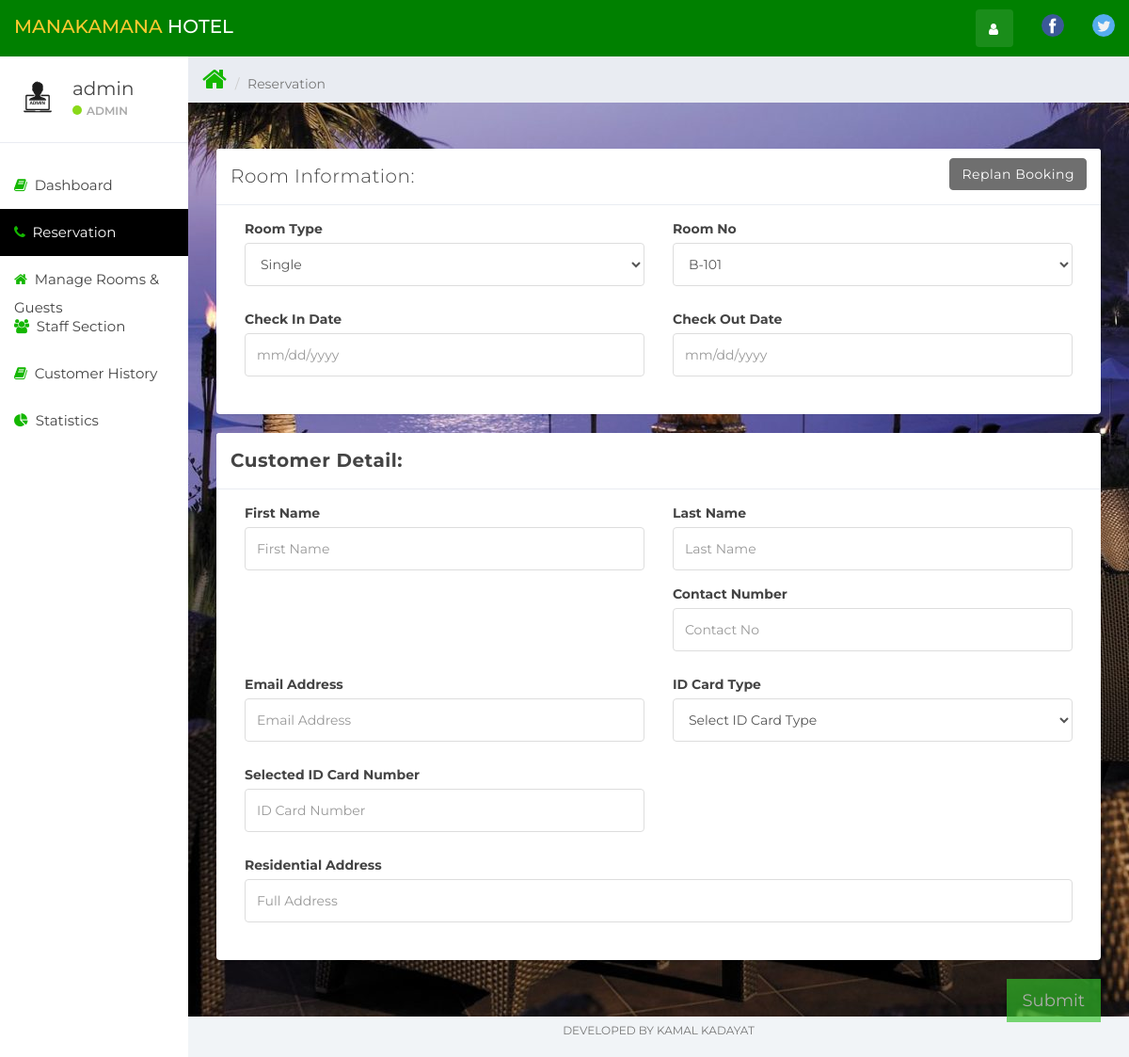
Page /index.php?reservation&room_id=5&room_type_id=1 (signed in) on the committed database.
### tables this page shows
CREATE TABLE `user` (
  `id` int(11) NOT NULL,
  `name` varchar(100) NOT NULL,
  `username` varchar(15) NOT NULL,
  `email` varchar(100) NOT NULL,
  `password` varchar(100) NOT NULL,
  `created_at` timestamp NOT NULL DEFAULT current_timestamp()
);

CREATE TABLE `room` (
  `room_id` int(10) NOT NULL,
  `room_type_id` int(10) NOT NULL,
  `room_no` varchar(10) NOT NULL,
  `status` tinyint(1) DEFAULT NULL,
  `check_in_status` tinyint(1) NOT NULL,
  `check_out_status` tinyint(1) NOT NULL,
  `deleteStatus` tinyint(1) DEFAULT 0
);

CREATE TABLE `room_type` (
  `room_type_id` int(10) NOT NULL,
  `room_type` varchar(100) NOT NULL,
  `price` int(10) NOT NULL,
  `max_person` int(10) NOT NULL
);

### reservation.php (the view, shortened to what this page needs)
<?php
if (isset($_GET['room_id'])){
    $get_room_id = $_GET['room_id'];
    $get_room_sql = "SELECT * FROM room NATURAL JOIN room_type WHERE room_id = '$get_room_id'";
    $get_room_result = mysqli_query($mysqli,$get_room_sql);
    $get_room = mysqli_fetch_assoc($get_room_result);
    $get_room_type_id = $get_room['room_type_id'];
    $get_room_type = $get_room['room_type'];
    $get_room_no = $get_room['room_no'];
}
?>
<div class="col-sm-9 col-sm-offset-3 col-lg-10 col-lg-offset-2 main">
    <div class="row">
        <ol class="breadcrumb">
            <li><a href="#">
                    <em class="fa fa-xl fa-home color-green"></em>
                </a></li>
            <li class="active">Reservation</li>
        </ol>
    </div>
    <div class="row">
			<div class="col-lg-12">
				<h1 class="page-header"></h1>
			</div>
		</div>
    <div class="row">
        <div class="col-lg-12">
            <form role="form" id="booking" data-toggle="validator">
                <div class="col-lg-12">
                    <?php
                    if (isset($_GET['room_id'])){?>
                        <div class="panel panel-default">
                            <div class="panel-heading">Room Information:
                                <a class="btn btn-secondary pull-right" href="index.php?room_mang">Replan Booking</a>
                            </div>
                            <div class="panel-body">
                                <div class="form-group col-lg-6">
                                    <label>Room Type</label>
                                    <select class="form-control" id="room_type" data-error="Select Room Type" required>
                                        <option selected value="<?php echo $get_room_type_id; ?>"><?php echo $get_room_type; ?></option>
                                    </select>
                                </div>
                                <div class="form-group col-lg-6">
                                    <label>Room No</label>
                                    <select class="form-control" id="room_no" onchange="fetch_price(this.value)" required data-error="Select Room No">
                                        <option selected value="<?php echo $get_room_id; ?>"><?php echo $get_room_no; ?></option>
                                    </select>
                                </div>
                                <div class="form-group col-lg-6">
                                    <label>Check In Date</label>
                                    <input type="text" class="form-control" placeholder="mm/dd/yyyy" id="check_in_date" data-error="Select Check In Date" required>
                                </div>
                                <div class="form-group col-lg-6">
                                    <label>Check Out Date</label>
                                    <input type="text" class="form-control" placeholder="mm/dd/yyyy" id="check_out_date" data-error="Select Check Out Date" required>
                                </div>
                            </div>
                        </div>
                    <?php }
                    ?>
                    <div class="panel panel-default">
                        <div class="panel-heading" color="green"><b>Customer Detail:</b></div>
                        <div class="panel-body">
                            <div class="form-group col-lg-6">
                                <label>First Name</label>
                                <input class="form-control" placeholder="First Name" id="first_name" data-error="Enter First Name" required>
                            </div>
                            <div class="form-group col-lg-6">
                                <label>Last Name</label>
                                <input class="form-control" placeholder="Last Name" id="last_name">
                            </div>
                            <div class="form-group col-lg-6">
                                <label>Contact Number</label>
                                <input type="number" class="form-control" data-error="Enter Min 10 Digit" data-minlength="10" placeholder="Contact No" id="contact_no" required>
                            </div>
                            <div class="form-group col-lg-6">
                                <label>Email Address</label>
                                <input type="email" class="form-control" placeholder="Email Address" id="email" data-error="Enter Valid Email Address" required>
                            </div>
                            <div class="form-group col-lg-6">
                                <label>ID Card Type</label>
                                <select class="form-control" id="id_card_id" data-error="Select ID Card Type" required onchange="validId(this.value);">
                                    <option selected disabled>Select ID Card Type</option>
                                </select>
                            </div>
                            <div class="form-group col-lg-6">
                                <label>Selected ID Card Number</label>
                                <input type="text" class="form-control" placeholder="ID Card Number" id="id_card_no" data-error="Enter Valid ID Card No" required>
                            </div>
                            <div class="form-group col-lg-12">
                                <label>Residential Address</label>
                                <input type="text" class="form-control" placeholder="Full Address" id="address" required>
                            </div>
                        </div>
                    </div>
                    <button type="submit" class="btn btn-lg btn-success pull-right" style="border-radius:0%">Submit</button>
                </div>
            </form>
        </div>
    </div>
    <div class="row">
        <div class="col-sm-12">
            <p class="back-link">Developed By Kamal Kadayat</p>
        </div>
    </div>
</div>

### sidebar.php (shortened to what this page needs)
<div id="sidebar-collapse" class="col-sm-3 col-lg-2 sidebar">
    <div class="profile-sidebar">
        <div class="profile-userpic">
            <img src="img/admin.jpg" class="img-responsive" alt="">
        </div>
        <div class="profile-usertitle">
            <div class="profile-usertitle-name"><?php echo $user['name'];?></div>
            <div class="profile-usertitle-status"><span class="indicator label-success"></span>Admin</div>
        </div>
    </div>
    <ul class="nav menu">
    <?php
        if (isset($_GET['dashboard'])){ ?>
            <li class="active">
                <a href="index.php?dashboard"><em class="fa fa-book color-green" >&nbsp;</em>
                    Dashboard
                </a>
            </li>
        <?php } else{?>
            <li>
                <a href="index.php?dashboard"><em class="fa fa-book color-green ">&nbsp;</em>
                    Dashboard
                </a>
            </li>
        <?php }
        if (isset($_GET['reservation'])){ ?>
            <li class="active">
            <a href="index.php?reservation"><em class="fa fa-phone color-green ">&nbsp;</em>
                    Reservation
                </a>
            </li>
        <?php }
        if (isset($_GET['room_mang'])){ ?>
            <li class="active">
                <a href="index.php?room_mang"><em class="fa fa-home color-green">&nbsp;</em>
                    Manage Rooms & Guests
                </a>
            </li>
        <?php } else{?>
            <li>
            <a href="index.php?room_mang"><em class="fa fa-home color-green">&nbsp;</em>
                    Manage Rooms & Guests
                </a>
            </li>
        <?php }
        if (isset($_GET['staff_mang'])){ ?>
            <li class="active">
                <a href="index.php?staff_mang"><em class="fa fa-users color-green">&nbsp;</em>
                    Staff Section
                </a>
            </li>
        <?php } else{?>
            <li>
                <a href="index.php?staff_mang"><em class="fa fa-users color-green">&nbsp;</em>
                    Staff Section
                </a>
            </li>
        <?php }
        if (isset($_GET['customerhistory'])){ ?>
            <li class="active">
                <a href="index.php?customerhistory"><em class="fa fa-book color-green" >&nbsp;</em>
                Customer History
                </a>
            </li>
        <?php } else{?>
            <li>
                <a href="index.php?customerhistory"><em class="fa fa-book color-green ">&nbsp;</em>
                Customer History
                </a>
            </li>
        <?php }
        ?>
          <?php
        if (isset($_GET['statistics'])){ ?>
            <li class="active">
                <a href="index.php?statistics"><em class="fa fa-pie-chart color-green">&nbsp;</em>
                    Statistics
                </a>
            </li>
        <?php } else{?>
        <li>
            <a href="index.php?statistics"><em class="fa fa-pie-chart color-green">&nbsp;</em>
                Statistics
            </a>
        </li>
        <?php }?>
    </ul>
</div>
</head>
</html>

### css/styles.css (style rules this page uses)
body { background: #f1f4f7; padding-top: 60px; font-size: 14px; color: #444444; font-family: "Montserrat", "Helvetica Neue", Helvetica, Arial, sans-serif; }
p { color: #777; }
a, a:hover, a:focus { color: #444444; }
h1, h2, h3, h4, h5, h6 { color: #444444; }
h1 { font-weight: 300; font-size: 40px; }
.color-green { color: #14b700; }
.fa-xl { font-size: 2em; }
input.form-control { border: 1px solid #ddd; box-shadow: none; height: 46px; }
select.form-control { border: 1px solid #ddd; box-shadow: none; height: 46px; }
.btn-secondary, .btn-secondary:hover, .btn-secondary:focus, .btn-secondary:active, .btn-secondary.active, .open > .dropdown-toggle.btn-secondary, .btn-secondary.disabled, .btn-secondary[disabled], fieldset[disabled] .btn-secondary, .btn-secondary.disabled:hover, .btn-secondary[disabled]:hover, fieldset[disabled] .btn-secondary:hover, .btn-secondary.disabled:focus, .btn-secondary[disabled]:focus, fieldset[disabled] .btn-secondary:focus, .btn-secondary.disabled:active, .btn-secondary[disabled]:active, fieldset[disabled] .btn-secondary:active, .btn-secondary.disabled.active, .btn-secondary[disabled].active, fieldset[disabled] .btn-secondary.active { background-color: #6f6f6f; border-color: #6f6f6f; color: white; }
.btn-success, .btn-success:hover, .btn-success:focus, .btn-success:active, .btn-success.active, .open > .dropdown-toggle.btn-success, .btn-success.disabled, .btn-success[disabled], fieldset[disabled] .btn-success, .btn-success.disabled:hover, .btn-success[disabled]:hover, fieldset[disabled] .btn-success:hover, .btn-success.disabled:focus, .btn-success[disabled]:focus, fieldset[disabled] .btn-success:focus, .btn-success.disabled:active, .btn-success[disabled]:active, fieldset[disabled] .btn-success:active, .btn-success.disabled.active, .btn-success[disabled].active, fieldset[disabled] .btn-success.active { background-color: #32c328; border-color: #32c328; }
.label-success { background-color: #8ad919; }
.panel { border: 0; }
.panel-heading { font-size: 20px; font-weight: 300; letter-spacing: 0.025em; height: 60px; line-height: 38px; }
.panel-default .panel-heading { background: #fff; border-bottom: 1px solid #e9ecf2; color: #444444; }
.sidebar { display: block; padding: 0; display: none; box-shadow: none; background: #fff; }
.sidebar ul { margin: 20px 0px; }
@media (min-width: 768px) { .sidebar { display: block; position: fixed; top: 60px; bottom: 0; left: 0; z-index: 1000; display: block; margin: 0; padding: 0; overflow-x: hidden; overflow-y: auto; } }
.sidebar ul.nav .active a, .sidebar ul.nav li.parent a.active, .sidebar ul.nav .active > a:hover, .sidebar ul.nav li.parent a.active:hover, .sidebar ul.nav .active > a:focus, .sidebar ul.nav li.parent a.active:focus { color: #fff; background-color: #000000; }
.sidebar ul.nav li a { height: 50px; font-size: 15px; line-height: 2em; color: #444444; }
.profile-sidebar { padding: 10px 0; border-bottom: 1px solid #e9ecf2; }
.indicator { width: 10px; height: 10px; display: inline-block; border-radius: 9999px; margin-right: 5px; }
.profile-userpic img { float: left; margin: 10px 0px 0px 15px; width: 50px; height: 50px; border-radius: 9999px !important; }
.profile-usertitle { float: left; text-align: left; margin: 10px 0 0 12px; }
.profile-usertitle-name { font-size: 20px; margin-bottom: 0px; }
.profile-usertitle-status { text-transform: uppercase; color: #aaa; font-size: 12px; font-weight: 600; margin-bottom: 15px; }
.breadcrumb { border-radius: 0; padding: 10px 15px 10px 15px; background: #e9ecf2; margin: 0; }
h1.page-header { margin-top: 20px; border-bottom: 0; }
p.back-link { text-align: center; margin-bottom: 20px; font-size: 12px; text-transform: uppercase; }

### sidebar.php (style rules this page uses)
body { background-image: url('img/home_bg.jpg'); background-repeat: no-repeat; background-attachment: fixed; }
p { font-size: 13px; }

### rows in the picture
user: name "admin"
room: room_type.room_type "Single", room_no "B-101"
